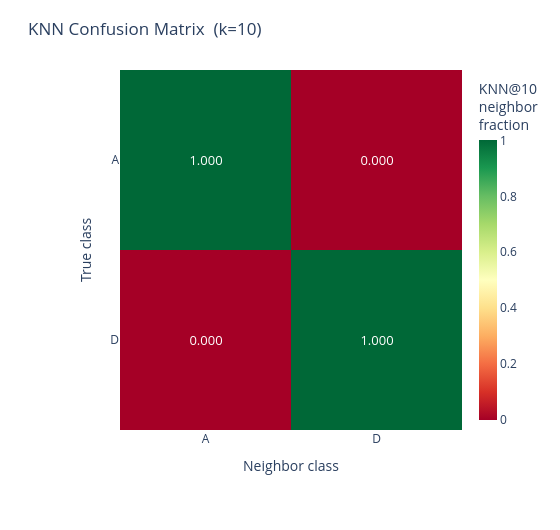
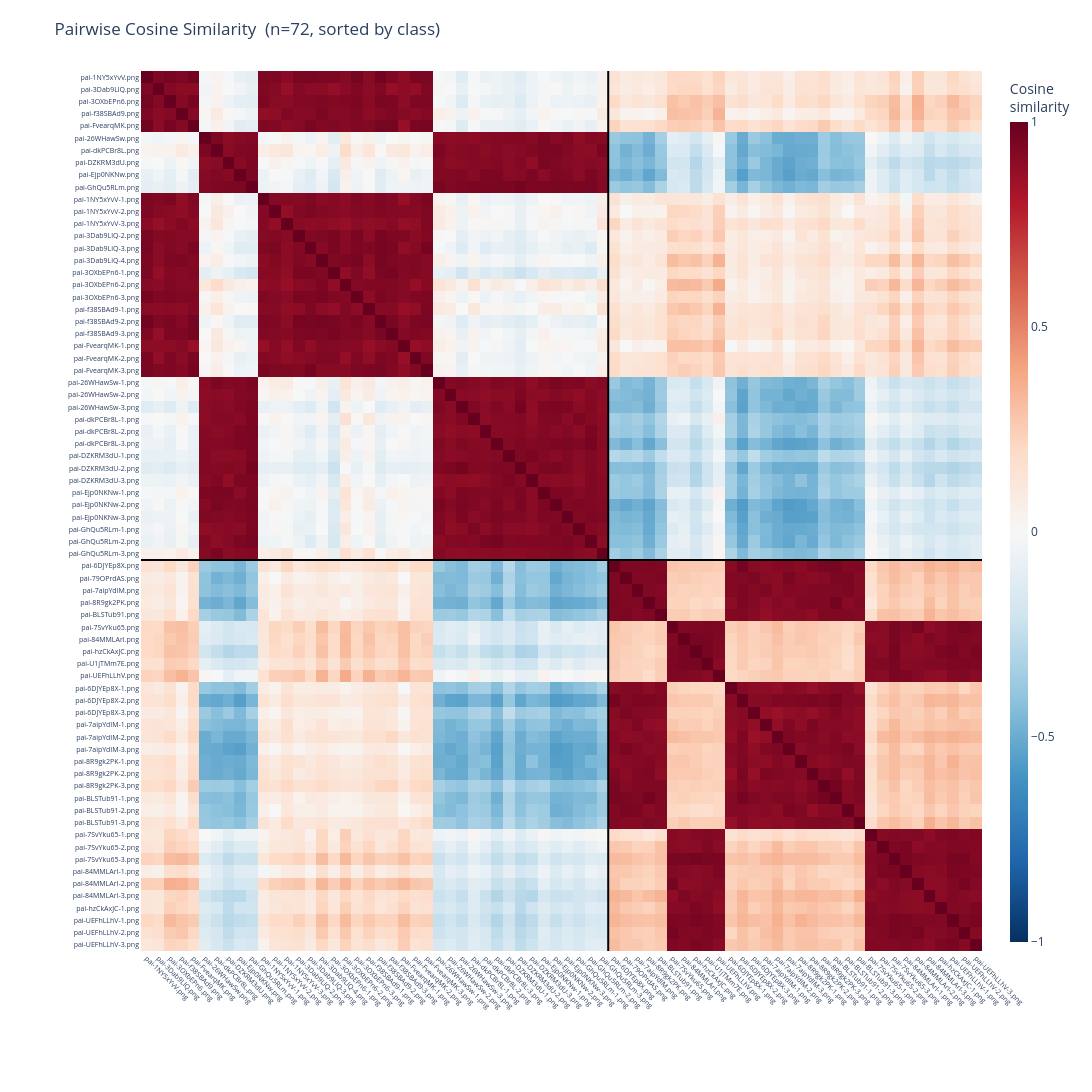
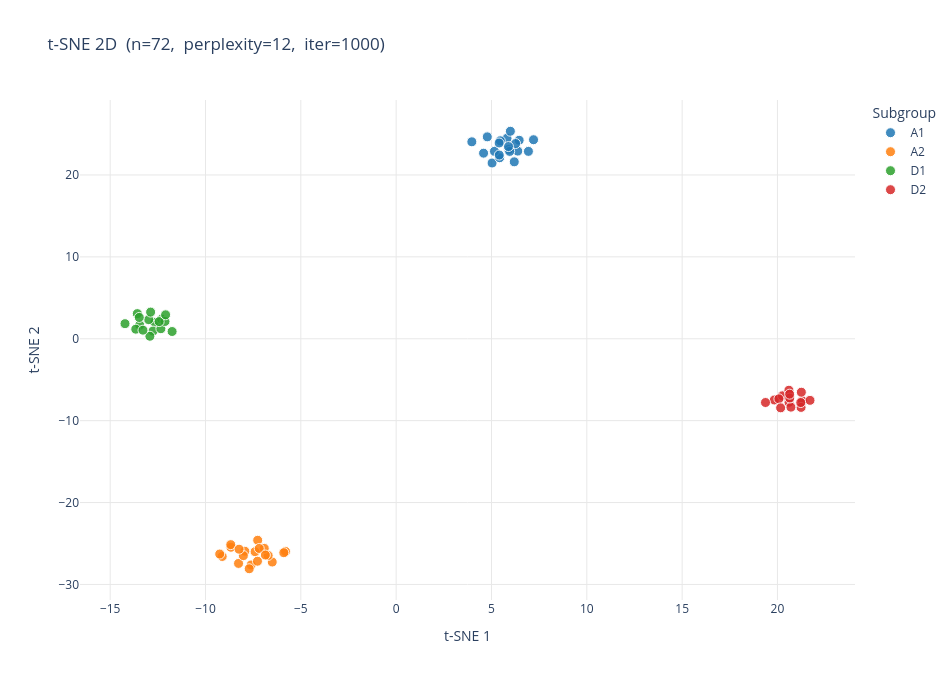

The cell these charts' notebook holds for them, in order:
### Markdown cell above
### Visualizations

All plots are interactive — hover for details, click legend entries to toggle classes.

### Code cell
plot_knn_confusion(result_p2i, output_path=None)
plot_cosine_similarity(embeddings, result_p2i, output_path=None)
plot_tsne(embeddings, result_p2i, dimensions=2, output_path=None)

### Figure 1 — Plotly figure (JSON) as saved in the notebook; plotly's stock layout.template omitted (floating-point values rounded to 4 significant figures)
{"data": [{"colorbar": {"thickness": 18, "title": {"text": "KNN@10<br>neighbor<br>fraction"}}, "colorscale": [[0, "rgb(165,0,38)"], [0.1, "rgb(215,48,39)"], [0.2, "rgb(244,109,67)"], [0.3, "rgb(253,174,97)"], [0.4, "rgb(254,224,139)"], [0.5, "rgb(255,255,191)"], [0.6, "rgb(217,239,139)"], [0.7, "rgb(166,217,106)"], [0.8, "rgb(102,189,99)"], [0.9, "rgb(26,152,80)"], [1, "rgb(0,104,55)"]], "hovertemplate": "True class: <b>%{y}</b><br>Neighbor class: <b>%{x}</b><br>Fraction: %{z:.4f}<extra></extra>", "text": [["1.000", "0.000"], ["0.000", "1.000"]], "textfont": {"size": 13}, "texttemplate": "%{text}", "type": "heatmap", "x": ["A", "D"], "y": ["A", "D"], "z": [[1, 0], [0, 1]], "zmax": 1, "zmin": 0}], "layout": {"height": 530, "margin": {"b": 100, "l": 120, "r": 60, "t": 70}, "paper_bgcolor": "white", "plot_bgcolor": "white", "title": {"font": {"size": 17}, "text": "KNN Confusion Matrix  (k=10)"}, "width": 560, "xaxis": {"side": "bottom", "tickfont": {"size": 12}, "title": {"text": "Neighbor class"}}, "yaxis": {"autorange": "reversed", "tickfont": {"size": 12}, "title": {"text": "True class"}}}}

### Figure 2 — Plotly figure (JSON) as saved in the notebook; plotly's stock layout.template omitted (floating-point values rounded to 4 significant figures; data arrays with more than 128 entries replaced by an {"elided": "..."} marker saying what was removed)
{"data": [{"colorbar": {"thickness": 18, "title": {"text": "Cosine<br>similarity"}}, "colorscale": [[0, "rgb(5,48,97)"], [0.1, "rgb(33,102,172)"], [0.2, "rgb(67,147,195)"], [0.3, "rgb(146,197,222)"], [0.4, "rgb(209,229,240)"], [0.5, "rgb(247,247,247)"], [0.6, "rgb(253,219,199)"], [0.7, "rgb(244,165,130)"], [0.8, "rgb(214,96,77)"], [0.9, "rgb(178,24,43)"], [1, "rgb(103,0,31)"]], "hovertemplate": "Row: %{y}<br>Col: %{x}<br>Cosine similarity: %{z:.4f}<extra></extra>", "type": "heatmap", "x": ["pai-1NY5xYvV.png", "pai-3Dab9LlQ.png", "pai-3OXbEPn6.png", "pai-f38SBAd9.png", "pai-FvearqMK.png", "pai-26WHawSw.png", "pai-dkPCBr8L.png", "pai-DZKRM3dU.png", "pai-Ejp0NKNw.png", "pai-GhQu5RLm.png", "pai-1NY5xYvV-1.png", "pai-1NY5xYvV-2.png", "pai-1NY5xYvV-3.png", "pai-3Dab9LlQ-2.png", "pai-3Dab9LlQ-3.png", "pai-3Dab9LlQ-4.png", "pai-3OXbEPn6-1.png", "pai-3OXbEPn6-2.png", "pai-3OXbEPn6-3.png", "pai-f38SBAd9-1.png", "pai-f38SBAd9-2.png", "pai-f38SBAd9-3.png", "pai-FvearqMK-1.png", "pai-FvearqMK-2.png", "pai-FvearqMK-3.png", "pai-26WHawSw-1.png", "pai-26WHawSw-2.png", "pai-26WHawSw-3.png", "pai-dkPCBr8L-1.png", "pai-dkPCBr8L-2.png", "pai-dkPCBr8L-3.png", "pai-DZKRM3dU-1.png", "pai-DZKRM3dU-2.png", "pai-DZKRM3dU-3.png", "pai-Ejp0NKNw-1.png", "pai-Ejp0NKNw-2.png", "pai-Ejp0NKNw-3.png", "pai-GhQu5RLm-1.png", "pai-GhQu5RLm-2.png", "pai-GhQu5RLm-3.png", "pai-6DJYEp8X.png", "pai-79OPrdAS.png", "pai-7aipYdIM.png", "pai-8R9gk2PK.png", "pai-BLSTub91.png", "pai-7SvYku65.png", "pai-84MMLArI.png", "pai-hzCkAxJC.png", "pai-U1jTMm7E.png", "pai-UEFhLLhV.png", "pai-6DJYEp8X-1.png", "pai-6DJYEp8X-2.png", "pai-6DJYEp8X-3.png", "pai-7aipYdIM-1.png", "pai-7aipYdIM-2.png", "pai-7aipYdIM-3.png", "pai-8R9gk2PK-1.png", "pai-8R9gk2PK-2.png", "pai-8R9gk2PK-3.png", "pai-BLSTub91-1.png", "pai-BLSTub91-2.png", "pai-BLSTub91-3.png", "pai-7SvYku65-1.png", "pai-7SvYku65-2.png", "pai-7SvYku65-3.png", "pai-84MMLArI-1.png", "pai-84MMLArI-2.png", "pai-84MMLArI-3.png", "pai-hzCkAxJC-1.png", "pai-UEFhLLhV-1.png", "pai-UEFhLLhV-2.png", "pai-UEFhLLhV-3.png"], "y": ["pai-1NY5xYvV.png", "pai-3Dab9LlQ.png", "pai-3OXbEPn6.png", "pai-f38SBAd9.png", "pai-FvearqMK.png", "pai-26WHawSw.png", "pai-dkPCBr8L.png", "pai-DZKRM3dU.png", "pai-Ejp0NKNw.png", "pai-GhQu5RLm.png", "pai-1NY5xYvV-1.png", "pai-1NY5xYvV-2.png", "pai-1NY5xYvV-3.png", "pai-3Dab9LlQ-2.png", "pai-3Dab9LlQ-3.png", "pai-3Dab9LlQ-4.png", "pai-3OXbEPn6-1.png", "pai-3OXbEPn6-2.png", "pai-3OXbEPn6-3.png", "pai-f38SBAd9-1.png", "pai-f38SBAd9-2.png", "pai-f38SBAd9-3.png", "pai-FvearqMK-1.png", "pai-FvearqMK-2.png", "pai-FvearqMK-3.png", "pai-26WHawSw-1.png", "pai-26WHawSw-2.png", "pai-26WHawSw-3.png", "pai-dkPCBr8L-1.png", "pai-dkPCBr8L-2.png", "pai-dkPCBr8L-3.png", "pai-DZKRM3dU-1.png", "pai-DZKRM3dU-2.png", "pai-DZKRM3dU-3.png", "pai-Ejp0NKNw-1.png", "pai-Ejp0NKNw-2.png", "pai-Ejp0NKNw-3.png", "pai-GhQu5RLm-1.png", "pai-GhQu5RLm-2.png", "pai-GhQu5RLm-3.png", "pai-6DJYEp8X.png", "pai-79OPrdAS.png", "pai-7aipYdIM.png", "pai-8R9gk2PK.png", "pai-BLSTub91.png", "pai-7SvYku65.png", "pai-84MMLArI.png", "pai-hzCkAxJC.png", "pai-U1jTMm7E.png", "pai-UEFhLLhV.png", "pai-6DJYEp8X-1.png", "pai-6DJYEp8X-2.png", "pai-6DJYEp8X-3.png", "pai-7aipYdIM-1.png", "pai-7aipYdIM-2.png", "pai-7aipYdIM-3.png", "pai-8R9gk2PK-1.png", "pai-8R9gk2PK-2.png", "pai-8R9gk2PK-3.png", "pai-BLSTub91-1.png", "pai-BLSTub91-2.png", "pai-BLSTub91-3.png", "pai-7SvYku65-1.png", "pai-7SvYku65-2.png", "pai-7SvYku65-3.png", "pai-84MMLArI-1.png", "pai-84MMLArI-2.png", "pai-84MMLArI-3.png", "pai-hzCkAxJC-1.png", "pai-UEFhLLhV-1.png", "pai-UEFhLLhV-2.png", "pai-UEFhLLhV-3.png"], "z": {"elided": "72x72 float values"}, "zmax": 1, "zmin": -1}], "layout": {"height": 1456, "margin": {"b": 140, "l": 140, "r": 60, "t": 70}, "paper_bgcolor": "white", "plot_bgcolor": "white", "shapes": [{"line": {"color": "black", "width": 2}, "type": "line", "x0": 39.5, "x1": 39.5, "y0": -0.5, "y1": 71.5}, {"line": {"color": "black", "width": 2}, "type": "line", "x0": -0.5, "x1": 71.5, "y0": 39.5, "y1": 39.5}], "title": {"font": {"size": 17}, "text": "Pairwise Cosine Similarity  (n=72, sorted by class)"}, "width": 1476, "xaxis": {"tickangle": 45, "tickfont": {"size": 7}}, "yaxis": {"autorange": "reversed", "tickfont": {"size": 7}}}}

### Figure 3 — Plotly figure (JSON) as saved in the notebook; plotly's stock layout.template omitted (floating-point values rounded to 4 significant figures)
{"data": [{"hovertemplate": "%{text}<extra>A1</extra>", "marker": {"color": "#1f77b4", "line": {"color": "white", "width": 1}, "opacity": 0.85, "size": 10}, "mode": "markers", "name": "A1", "text": ["images/A1/pai-1NY5xYvV.png", "images/A1/pai-3Dab9LlQ.png", "images/A1/pai-3OXbEPn6.png", "images/A1/pai-f38SBAd9.png", "images/A1/pai-FvearqMK.png", "instances/A1/pai-1NY5xYvV-1.png", "instances/A1/pai-1NY5xYvV-2.png", "instances/A1/pai-1NY5xYvV-3.png", "instances/A1/pai-3Dab9LlQ-2.png", "instances/A1/pai-3Dab9LlQ-3.png", "instances/A1/pai-3Dab9LlQ-4.png", "instances/A1/pai-3OXbEPn6-1.png", "instances/A1/pai-3OXbEPn6-2.png", "instances/A1/pai-3OXbEPn6-3.png", "instances/A1/pai-f38SBAd9-1.png", "instances/A1/pai-f38SBAd9-2.png", "instances/A1/pai-f38SBAd9-3.png", "instances/A1/pai-FvearqMK-1.png", "instances/A1/pai-FvearqMK-2.png", "instances/A1/pai-FvearqMK-3.png"], "type": "scatter", "x": [5.904, 5.031, 6.378, 4.78, 5.955, 5.429, 4.584, 3.969, 5.814, 5.156, 6.451, 5.463, 7.205, 6.265, 6.195, 5.891, 5.4, 5.99, 6.936, 5.408], "y": [23.12, 21.46, 22.92, 24.65, 22.88, 22.11, 22.66, 24.05, 24.48, 22.88, 24.24, 24.17, 24.3, 23.84, 21.6, 23.47, 23.9, 25.34, 22.88, 22.43]}, {"hovertemplate": "%{text}<extra>A2</extra>", "marker": {"color": "#ff7f0e", "line": {"color": "white", "width": 1}, "opacity": 0.85, "size": 10}, "mode": "markers", "name": "A2", "text": ["images/A2/pai-26WHawSw.png", "images/A2/pai-dkPCBr8L.png", "images/A2/pai-DZKRM3dU.png", "images/A2/pai-Ejp0NKNw.png", "images/A2/pai-GhQu5RLm.png", "instances/A2/pai-26WHawSw-1.png", "instances/A2/pai-26WHawSw-2.png", "instances/A2/pai-26WHawSw-3.png", "instances/A2/pai-dkPCBr8L-1.png", "instances/A2/pai-dkPCBr8L-2.png", "instances/A2/pai-dkPCBr8L-3.png", "instances/A2/pai-DZKRM3dU-1.png", "instances/A2/pai-DZKRM3dU-2.png", "instances/A2/pai-DZKRM3dU-3.png", "instances/A2/pai-Ejp0NKNw-1.png", "instances/A2/pai-Ejp0NKNw-2.png", "instances/A2/pai-Ejp0NKNw-3.png", "instances/A2/pai-GhQu5RLm-1.png", "instances/A2/pai-GhQu5RLm-2.png", "instances/A2/pai-GhQu5RLm-3.png"], "type": "scatter", "x": [-8.268, -7.609, -6.5, -8.667, -7.402, -6.713, -7.263, -6.919, -5.805, -8.676, -7.937, -9.125, -7.182, -9.256, -7.275, -6.861, -8.015, -5.893, -8.24, -7.708], "y": [-27.43, -27.62, -27.27, -25.46, -26.0, -26.47, -24.61, -25.59, -25.97, -25.14, -25.95, -26.59, -25.61, -26.29, -27.16, -26.41, -26.48, -26.12, -25.7, -28.08]}, {"hovertemplate": "%{text}<extra>D1</extra>", "marker": {"color": "#2ca02c", "line": {"color": "white", "width": 1}, "opacity": 0.85, "size": 10}, "mode": "markers", "name": "D1", "text": ["images/D1/pai-6DJYEp8X.png", "images/D1/pai-79OPrdAS.png", "images/D1/pai-7aipYdIM.png", "images/D1/pai-8R9gk2PK.png", "images/D1/pai-BLSTub91.png", "instances/D1/pai-6DJYEp8X-1.png", "instances/D1/pai-6DJYEp8X-2.png", "instances/D1/pai-6DJYEp8X-3.png", "instances/D1/pai-7aipYdIM-1.png", "instances/D1/pai-7aipYdIM-2.png", "instances/D1/pai-7aipYdIM-3.png", "instances/D1/pai-8R9gk2PK-1.png", "instances/D1/pai-8R9gk2PK-2.png", "instances/D1/pai-8R9gk2PK-3.png", "instances/D1/pai-BLSTub91-1.png", "instances/D1/pai-BLSTub91-2.png", "instances/D1/pai-BLSTub91-3.png"], "type": "scatter", "x": [-12.65, -12.75, -13.45, -12.3, -12.34, -12.92, -12.98, -11.75, -14.22, -13.58, -13.66, -12.88, -13.47, -12.13, -12.43, -13.28, -12.09], "y": [2.0, 0.9376, 1.66, 2.386, 1.226, 0.3071, 2.334, 0.8849, 1.841, 3.068, 1.17, 3.253, 2.605, 2.111, 2.093, 1.049, 2.925]}, {"hovertemplate": "%{text}<extra>D2</extra>", "marker": {"color": "#d62728", "line": {"color": "white", "width": 1}, "opacity": 0.85, "size": 10}, "mode": "markers", "name": "D2", "text": ["images/D2/pai-7SvYku65.png", "images/D2/pai-84MMLArI.png", "images/D2/pai-hzCkAxJC.png", "images/D2/pai-U1jTMm7E.png", "images/D2/pai-UEFhLLhV.png", "instances/D2/pai-7SvYku65-1.png", "instances/D2/pai-7SvYku65-2.png", "instances/D2/pai-7SvYku65-3.png", "instances/D2/pai-84MMLArI-1.png", "instances/D2/pai-84MMLArI-2.png", "instances/D2/pai-84MMLArI-3.png", "instances/D2/pai-hzCkAxJC-1.png", "instances/D2/pai-UEFhLLhV-1.png", "instances/D2/pai-UEFhLLhV-2.png", "instances/D2/pai-UEFhLLhV-3.png"], "type": "scatter", "x": [21.31, 19.83, 20.26, 20.07, 21.24, 21.25, 20.17, 20.61, 20.71, 21.71, 19.37, 20.6, 20.65, 21.22, 20.64], "y": [-7.594, -7.478, -6.964, -7.336, -8.385, -6.527, -8.437, -7.761, -8.352, -7.52, -7.785, -6.284, -7.241, -7.79, -6.767]}], "layout": {"height": 680, "legend": {"font": {"size": 12}, "title": {"text": "Subgroup"}}, "paper_bgcolor": "white", "plot_bgcolor": "white", "title": {"font": {"size": 17}, "text": "t-SNE 2D  (n=72,  perplexity=12,  iter=1000)"}, "width": 950, "xaxis": {"gridcolor": "#e8e8e8", "showgrid": true, "title": {"text": "t-SNE 1"}, "zeroline": false}, "yaxis": {"gridcolor": "#e8e8e8", "showgrid": true, "title": {"text": "t-SNE 2"}, "zeroline": false}}}
